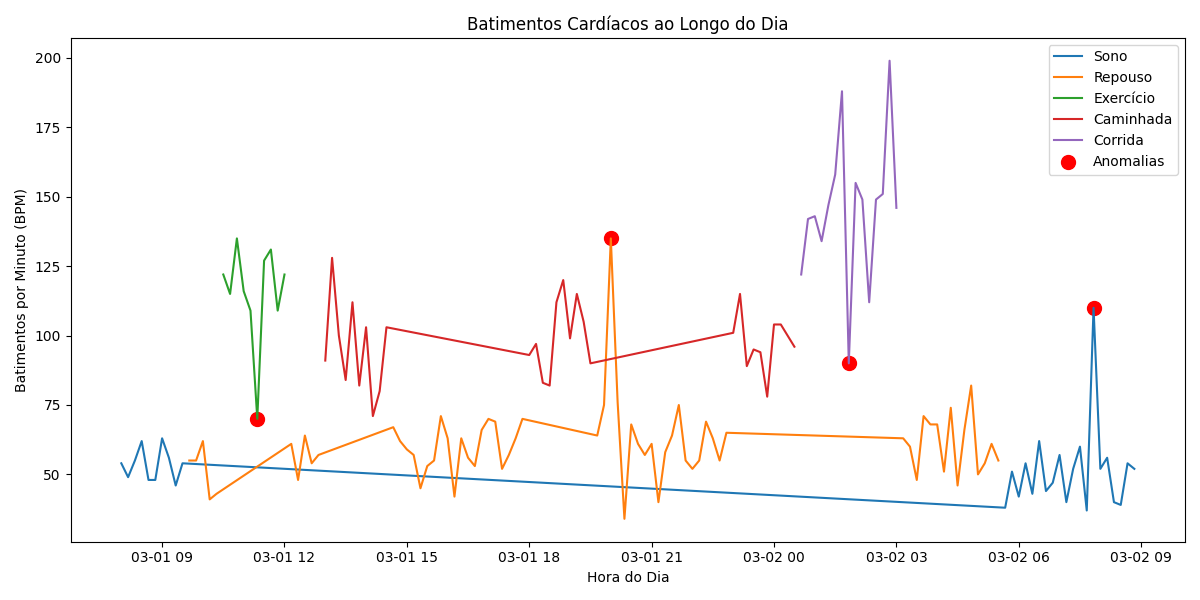

Write the Python code that produced this figure.
import pandas as pd
import numpy as np
import matplotlib.pyplot as plt
import seaborn as sns
from datetime import datetime, timedelta

# Configurar seed para reprodutibilidade
np.random.seed(42)

# Criar dataframe base
data_inicio = datetime(2024, 3, 1, 8, 0)  # Começando às 8h da manhã
registros = []

# Definir atividades e seus batimentos cardíacos normais
atividades = {
    'Repouso': (60, 10),         # média 60 bpm, desvio padrão 10
    'Caminhada': (100, 15),      # média 100 bpm, desvio padrão 15
    'Corrida': (150, 20),        # média 150 bpm, desvio padrão 20
    'Exercício': (130, 15),      # média 130 bpm, desvio padrão 15
    'Sono': (50, 8)              # média 50 bpm, desvio padrão 8
}

# Gerar sequência de atividades para um dia típico
sequencia_atividades = []

# Manhã: acordar, exercício, caminhada para o trabalho
sequencia_atividades.extend(['Sono'] * 10)
sequencia_atividades.extend(['Repouso'] * 5)
sequencia_atividades.extend(['Exercício'] * 10)
sequencia_atividades.extend(['Repouso'] * 5)
sequencia_atividades.extend(['Caminhada'] * 10)

# Dia: trabalho (repouso), caminhada no almoço, trabalho
sequencia_atividades.extend(['Repouso'] * 20)
sequencia_atividades.extend(['Caminhada'] * 10)
sequencia_atividades.extend(['Repouso'] * 20)

# Noite: caminhada para casa, corrida, repouso, sono
sequencia_atividades.extend(['Caminhada'] * 10)
sequencia_atividades.extend(['Corrida'] * 15)
sequencia_atividades.extend(['Repouso'] * 15)
sequencia_atividades.extend(['Sono'] * 20)

# Garantir que temos 150 registros
sequencia_atividades = sequencia_atividades[:150]
while len(sequencia_atividades) < 150:
    sequencia_atividades.append('Repouso')

# Gerar batimentos cardíacos para cada atividade
for i, atividade in enumerate(sequencia_atividades):
    # Calcular timestamp (incrementando a cada 10 minutos)
    timestamp = data_inicio + timedelta(minutes=10 * i)
    
    # Obter média e desvio padrão para a atividade
    media, desvio = atividades[atividade]
    
    # Gerar batimentos cardíacos normais para a atividade
    bpm = round(np.random.normal(media, desvio))
    
    # Adicionar ao dataframe
    registros.append({
        'timestamp': timestamp,
        'atividade': atividade,
        'bpm': bpm,
        'anomalia': False,
        'tipo_anomalia': None
    })

# Converter para DataFrame
df = pd.DataFrame(registros)

# Inserir anomalias contextuais (valores que são anômalos apenas no contexto específico)

# Anomalia 1: Batimentos muito altos durante o sono (possível pesadelo ou apneia)
indices_sono = df[df['atividade'] == 'Sono'].index.tolist()
indice_anomalia1 = np.random.choice(indices_sono)
df.loc[indice_anomalia1, 'bpm'] = 110  # Batimentos altos para sono, normais para outras atividades
df.loc[indice_anomalia1, 'anomalia'] = True
df.loc[indice_anomalia1, 'tipo_anomalia'] = 'Batimentos altos durante sono'

# Anomalia 2: Batimentos muito baixos durante exercício (possível problema cardíaco)
indices_exercicio = df[df['atividade'] == 'Exercício'].index.tolist()
indice_anomalia2 = np.random.choice(indices_exercicio)
df.loc[indice_anomalia2, 'bpm'] = 70  # Batimentos baixos para exercício, normais para repouso
df.loc[indice_anomalia2, 'anomalia'] = True
df.loc[indice_anomalia2, 'tipo_anomalia'] = 'Batimentos baixos durante exercício'

# Anomalia 3: Batimentos muito altos em repouso (possível ansiedade ou febre)
indices_repouso = df[df['atividade'] == 'Repouso'].index.tolist()
indice_anomalia3 = np.random.choice(indices_repouso)
df.loc[indice_anomalia3, 'bpm'] = 135  # Batimentos altos para repouso, normais para corrida
df.loc[indice_anomalia3, 'anomalia'] = True
df.loc[indice_anomalia3, 'tipo_anomalia'] = 'Batimentos altos em repouso'

# Anomalia 4: Batimentos muito baixos durante corrida (possível fadiga extrema)
indices_corrida = df[df['atividade'] == 'Corrida'].index.tolist()
indice_anomalia4 = np.random.choice(indices_corrida)
df.loc[indice_anomalia4, 'bpm'] = 90  # Batimentos baixos para corrida, normais para caminhada
df.loc[indice_anomalia4, 'anomalia'] = True
df.loc[indice_anomalia4, 'tipo_anomalia'] = 'Batimentos baixos durante corrida'

# Adicionar colunas úteis para análise
df['hora'] = df['timestamp'].dt.hour
df['minuto'] = df['timestamp'].dt.minute
df['hora_do_dia'] = df['hora'] + df['minuto']/60

# Salvar o dataset
df.to_csv('batimentos_cardiacos.csv', index=False)

# Visualizar informações básicas
print(f"Total de registros: {len(df)}")
print(f"Total de anomalias: {df['anomalia'].sum()}")
print(f"Percentual de anomalias: {df['anomalia'].sum() / len(df) * 100:.2f}%")

# Visualizar batimentos por atividade
plt.figure(figsize=(12, 6))
sns.lineplot(x='timestamp', y='bpm', hue='atividade', data=df)
plt.scatter(df[df['anomalia']]['timestamp'], df[df['anomalia']]['bpm'], 
           color='red', s=100, label='Anomalias')
plt.title('Batimentos Cardíacos ao Longo do Dia')
plt.xlabel('Hora do Dia')
plt.ylabel('Batimentos por Minuto (BPM)')
plt.legend()
plt.tight_layout()
plt.savefig('batimentos_cardiacos.png')
plt.show()

# Visualizar distribuição de batimentos por atividade
plt.figure(figsize=(10, 6))
sns.boxplot(x='atividade', y='bpm', data=df)
plt.scatter(df[df['anomalia']]['atividade'].map({'Repouso': 0, 'Caminhada': 1, 'Corrida': 2, 'Exercício': 3, 'Sono': 4}), 
           df[df['anomalia']]['bpm'], color='red', s=100, marker='X', label='Anomalias')
plt.title('Distribuição de Batimentos Cardíacos por Atividade')
plt.xlabel('Atividade')
plt.ylabel('Batimentos por Minuto (BPM)')
plt.legend()
plt.tight_layout()
plt.savefig('distribuicao_batimentos.png')
plt.show()

# Visualizar batimentos ao longo do dia com atividades destacadas
plt.figure(figsize=(14, 8))
cores_atividades = {'Repouso': 'blue', 'Caminhada': 'green', 'Corrida': 'orange', 'Exercício': 'purple', 'Sono': 'gray'}

for atividade in atividades.keys():
    dados_atividade = df[df['atividade'] == atividade]
    plt.scatter(dados_atividade['hora_do_dia'], dados_atividade['bpm'], 
               color=cores_atividades[atividade], label=atividade, alpha=0.7)

plt.scatter(df[df['anomalia']]['hora_do_dia'], df[df['anomalia']]['bpm'], 
           color='red', s=150, marker='X', label='Anomalias')

for i, row in df[df['anomalia']].iterrows():
    plt.annotate(row['tipo_anomalia'], 
                (row['hora_do_dia'], row['bpm']),
                xytext=(10, 10),
                textcoords='offset points',
                arrowprops=dict(arrowstyle='->', color='red'),
                fontsize=8)

plt.title('Batimentos Cardíacos por Hora do Dia e Atividade')
plt.xlabel('Hora do Dia')
plt.ylabel('Batimentos por Minuto (BPM)')
plt.legend()
plt.grid(True, linestyle='--', alpha=0.7)
plt.tight_layout()
plt.savefig('batimentos_por_hora.png')
plt.show()

print("Análise concluída! Dados salvos em 'batimentos_cardiacos.csv'")
print("Visualizações salvas em arquivos PNG") 